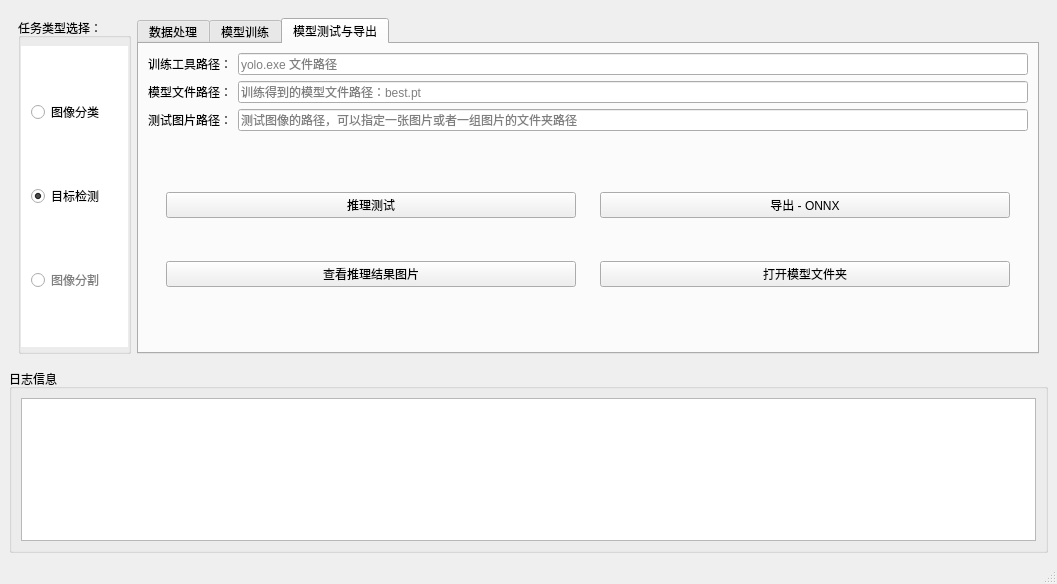
<?xml version="1.0" encoding="UTF-8"?>
<ui version="4.0">
 <class>MainWindow</class>
 <widget class="QMainWindow" name="MainWindow">
  <property name="geometry">
   <rect>
    <x>0</x>
    <y>0</y>
    <width>1057</width>
    <height>584</height>
   </rect>
  </property>
  <property name="windowTitle">
   <string>DLTrainer</string>
  </property>
  <property name="autoFillBackground">
   <bool>false</bool>
  </property>
  <property name="tabShape">
   <enum>QTabWidget::Rounded</enum>
  </property>
  <widget class="QWidget" name="centralwidget">
   <layout class="QVBoxLayout" name="verticalLayout">
    <item>
     <widget class="QWidget" name="widget_8" native="true">
      <layout class="QHBoxLayout" name="horizontalLayout_7">
       <item>
        <widget class="QGroupBox" name="groupBox_4">
         <property name="palette">
          <palette>
           <active>
            <colorrole role="WindowText">
             <brush brushstyle="SolidPattern">
              <color alpha="255">
               <red>0</red>
               <green>0</green>
               <blue>0</blue>
              </color>
             </brush>
            </colorrole>
            <colorrole role="Button">
             <brush brushstyle="SolidPattern">
              <color alpha="255">
               <red>255</red>
               <green>255</green>
               <blue>255</blue>
              </color>
             </brush>
            </colorrole>
            <colorrole role="Light">
             <brush brushstyle="SolidPattern">
              <color alpha="255">
               <red>255</red>
               <green>255</green>
               <blue>255</blue>
              </color>
             </brush>
            </colorrole>
            <colorrole role="Midlight">
             <brush brushstyle="SolidPattern">
              <color alpha="255">
               <red>255</red>
               <green>255</green>
               <blue>255</blue>
              </color>
             </brush>
            </colorrole>
            <colorrole role="Dark">
             <brush brushstyle="SolidPattern">
              <color alpha="255">
               <red>127</red>
               <green>127</green>
               <blue>127</blue>
              </color>
             </brush>
            </colorrole>
            <colorrole role="Mid">
             <brush brushstyle="SolidPattern">
              <color alpha="255">
               <red>170</red>
               <green>170</green>
               <blue>170</blue>
              </color>
             </brush>
            </colorrole>
            <colorrole role="Text">
             <brush brushstyle="SolidPattern">
              <color alpha="255">
               <red>0</red>
               <green>0</green>
               <blue>0</blue>
              </color>
             </brush>
            </colorrole>
            <colorrole role="BrightText">
             <brush brushstyle="SolidPattern">
              <color alpha="255">
               <red>255</red>
               <green>255</green>
               <blue>255</blue>
              </color>
             </brush>
            </colorrole>
            <colorrole role="ButtonText">
             <brush brushstyle="SolidPattern">
              <color alpha="255">
               <red>0</red>
               <green>0</green>
               <blue>0</blue>
              </color>
             </brush>
            </colorrole>
            <colorrole role="Base">
             <brush brushstyle="SolidPattern">
              <color alpha="255">
               <red>255</red>
               <green>255</green>
               <blue>255</blue>
              </color>
             </brush>
            </colorrole>
            <colorrole role="Window">
             <brush brushstyle="SolidPattern">
              <color alpha="255">
               <red>255</red>
               <green>255</green>
               <blue>255</blue>
              </color>
             </brush>
            </colorrole>
            <colorrole role="Shadow">
             <brush brushstyle="SolidPattern">
              <color alpha="255">
               <red>0</red>
               <green>0</green>
               <blue>0</blue>
              </color>
             </brush>
            </colorrole>
            <colorrole role="AlternateBase">
             <brush brushstyle="SolidPattern">
              <color alpha="255">
               <red>255</red>
               <green>255</green>
               <blue>255</blue>
              </color>
             </brush>
            </colorrole>
            <colorrole role="ToolTipBase">
             <brush brushstyle="SolidPattern">
              <color alpha="255">
               <red>255</red>
               <green>255</green>
               <blue>220</blue>
              </color>
             </brush>
            </colorrole>
            <colorrole role="ToolTipText">
             <brush brushstyle="SolidPattern">
              <color alpha="255">
               <red>0</red>
               <green>0</green>
               <blue>0</blue>
              </color>
             </brush>
            </colorrole>
            <colorrole role="PlaceholderText">
             <brush brushstyle="SolidPattern">
              <color alpha="127">
               <red>0</red>
               <green>0</green>
               <blue>0</blue>
              </color>
             </brush>
            </colorrole>
           </active>
           <inactive>
            <colorrole role="WindowText">
             <brush brushstyle="SolidPattern">
              <color alpha="255">
               <red>0</red>
               <green>0</green>
               <blue>0</blue>
              </color>
             </brush>
            </colorrole>
            <colorrole role="Button">
             <brush brushstyle="SolidPattern">
              <color alpha="255">
               <red>255</red>
               <green>255</green>
               <blue>255</blue>
              </color>
             </brush>
            </colorrole>
            <colorrole role="Light">
             <brush brushstyle="SolidPattern">
              <color alpha="255">
               <red>255</red>
               <green>255</green>
               <blue>255</blue>
              </color>
             </brush>
            </colorrole>
            <colorrole role="Midlight">
             <brush brushstyle="SolidPattern">
              <color alpha="255">
               <red>255</red>
               <green>255</green>
               <blue>255</blue>
              </color>
             </brush>
            </colorrole>
            <colorrole role="Dark">
             <brush brushstyle="SolidPattern">
              <color alpha="255">
               <red>127</red>
               <green>127</green>
               <blue>127</blue>
              </color>
             </brush>
            </colorrole>
            <colorrole role="Mid">
             <brush brushstyle="SolidPattern">
              <color alpha="255">
               <red>170</red>
               <green>170</green>
               <blue>170</blue>
              </color>
             </brush>
            </colorrole>
            <colorrole role="Text">
             <brush brushstyle="SolidPattern">
              <color alpha="255">
               <red>0</red>
               <green>0</green>
               <blue>0</blue>
              </color>
             </brush>
            </colorrole>
            <colorrole role="BrightText">
             <brush brushstyle="SolidPattern">
              <color alpha="255">
               <red>255</red>
               <green>255</green>
               <blue>255</blue>
              </color>
             </brush>
            </colorrole>
            <colorrole role="ButtonText">
             <brush brushstyle="SolidPattern">
              <color alpha="255">
               <red>0</red>
               <green>0</green>
               <blue>0</blue>
              </color>
             </brush>
            </colorrole>
            <colorrole role="Base">
             <brush brushstyle="SolidPattern">
              <color alpha="255">
               <red>255</red>
               <green>255</green>
               <blue>255</blue>
              </color>
             </brush>
            </colorrole>
            <colorrole role="Window">
             <brush brushstyle="SolidPattern">
              <color alpha="255">
               <red>255</red>
               <green>255</green>
               <blue>255</blue>
              </color>
             </brush>
            </colorrole>
            <colorrole role="Shadow">
             <brush brushstyle="SolidPattern">
              <color alpha="255">
               <red>0</red>
               <green>0</green>
               <blue>0</blue>
              </color>
             </brush>
            </colorrole>
            <colorrole role="AlternateBase">
             <brush brushstyle="SolidPattern">
              <color alpha="255">
               <red>255</red>
               <green>255</green>
               <blue>255</blue>
              </color>
             </brush>
            </colorrole>
            <colorrole role="ToolTipBase">
             <brush brushstyle="SolidPattern">
              <color alpha="255">
               <red>255</red>
               <green>255</green>
               <blue>220</blue>
              </color>
             </brush>
            </colorrole>
            <colorrole role="ToolTipText">
             <brush brushstyle="SolidPattern">
              <color alpha="255">
               <red>0</red>
               <green>0</green>
               <blue>0</blue>
              </color>
             </brush>
            </colorrole>
            <colorrole role="PlaceholderText">
             <brush brushstyle="SolidPattern">
              <color alpha="127">
               <red>0</red>
               <green>0</green>
               <blue>0</blue>
              </color>
             </brush>
            </colorrole>
           </inactive>
           <disabled>
            <colorrole role="WindowText">
             <brush brushstyle="SolidPattern">
              <color alpha="255">
               <red>127</red>
               <green>127</green>
               <blue>127</blue>
              </color>
             </brush>
            </colorrole>
            <colorrole role="Button">
             <brush brushstyle="SolidPattern">
              <color alpha="255">
               <red>255</red>
               <green>255</green>
               <blue>255</blue>
              </color>
             </brush>
            </colorrole>
            <colorrole role="Light">
             <brush brushstyle="SolidPattern">
              <color alpha="255">
               <red>255</red>
               <green>255</green>
               <blue>255</blue>
              </color>
             </brush>
            </colorrole>
            <colorrole role="Midlight">
             <brush brushstyle="SolidPattern">
              <color alpha="255">
               <red>255</red>
               <green>255</green>
               <blue>255</blue>
              </color>
             </brush>
            </colorrole>
            <colorrole role="Dark">
             <brush brushstyle="SolidPattern">
              <color alpha="255">
               <red>127</red>
               <green>127</green>
               <blue>127</blue>
              </color>
             </brush>
            </colorrole>
            <colorrole role="Mid">
             <brush brushstyle="SolidPattern">
              <color alpha="255">
               <red>170</red>
               <green>170</green>
               <blue>170</blue>
              </color>
             </brush>
            </colorrole>
            <colorrole role="Text">
             <brush brushstyle="SolidPattern">
              <color alpha="255">
               <red>127</red>
               <green>127</green>
               <blue>127</blue>
              </color>
             </brush>
            </colorrole>
            <colorrole role="BrightText">
             <brush brushstyle="SolidPattern">
              <color alpha="255">
               <red>255</red>
               <green>255</green>
               <blue>255</blue>
              </color>
             </brush>
            </colorrole>
            <colorrole role="ButtonText">
             <brush brushstyle="SolidPattern">
              <color alpha="255">
               <red>127</red>
               <green>127</green>
               <blue>127</blue>
              </color>
             </brush>
            </colorrole>
            <colorrole role="Base">
             <brush brushstyle="SolidPattern">
              <color alpha="255">
               <red>255</red>
               <green>255</green>
               <blue>255</blue>
              </color>
             </brush>
            </colorrole>
            <colorrole role="Window">
             <brush brushstyle="SolidPattern">
              <color alpha="255">
               <red>255</red>
               <green>255</green>
               <blue>255</blue>
              </color>
             </brush>
            </colorrole>
            <colorrole role="Shadow">
             <brush brushstyle="SolidPattern">
              <color alpha="255">
               <red>0</red>
               <green>0</green>
               <blue>0</blue>
              </color>
             </brush>
            </colorrole>
            <colorrole role="AlternateBase">
             <brush brushstyle="SolidPattern">
              <color alpha="255">
               <red>255</red>
               <green>255</green>
               <blue>255</blue>
              </color>
             </brush>
            </colorrole>
            <colorrole role="ToolTipBase">
             <brush brushstyle="SolidPattern">
              <color alpha="255">
               <red>255</red>
               <green>255</green>
               <blue>220</blue>
              </color>
             </brush>
            </colorrole>
            <colorrole role="ToolTipText">
             <brush brushstyle="SolidPattern">
              <color alpha="255">
               <red>0</red>
               <green>0</green>
               <blue>0</blue>
              </color>
             </brush>
            </colorrole>
            <colorrole role="PlaceholderText">
             <brush brushstyle="SolidPattern">
              <color alpha="127">
               <red>127</red>
               <green>127</green>
               <blue>127</blue>
              </color>
             </brush>
            </colorrole>
           </disabled>
          </palette>
         </property>
         <property name="autoFillBackground">
          <bool>false</bool>
         </property>
         <property name="title">
          <string>任务类型选择：</string>
         </property>
         <layout class="QVBoxLayout" name="verticalLayout_11">
          <property name="leftMargin">
           <number>0</number>
          </property>
          <property name="topMargin">
           <number>8</number>
          </property>
          <property name="rightMargin">
           <number>0</number>
          </property>
          <property name="bottomMargin">
           <number>4</number>
          </property>
          <item>
           <widget class="QWidget" name="widget_12" native="true">
            <property name="autoFillBackground">
             <bool>true</bool>
            </property>
            <layout class="QVBoxLayout" name="verticalLayout_5">
             <property name="leftMargin">
              <number>10</number>
             </property>
             <property name="topMargin">
              <number>0</number>
             </property>
             <property name="bottomMargin">
              <number>0</number>
             </property>
             <item>
              <widget class="QRadioButton" name="rb_clas_prj">
               <property name="text">
                <string>图像分类</string>
               </property>
               <property name="checked">
                <bool>false</bool>
               </property>
              </widget>
             </item>
             <item>
              <widget class="QRadioButton" name="rb_det_prj">
               <property name="text">
                <string>目标检测</string>
               </property>
               <property name="checked">
                <bool>true</bool>
               </property>
              </widget>
             </item>
             <item>
              <widget class="QRadioButton" name="rb_seg_prj">
               <property name="enabled">
                <bool>false</bool>
               </property>
               <property name="text">
                <string>图像分割</string>
               </property>
               <property name="checkable">
                <bool>true</bool>
               </property>
              </widget>
             </item>
            </layout>
           </widget>
          </item>
         </layout>
        </widget>
       </item>
       <item>
        <widget class="QTabWidget" name="tabWidget_2">
         <property name="autoFillBackground">
          <bool>false</bool>
         </property>
         <property name="currentIndex">
          <number>2</number>
         </property>
         <widget class="QWidget" name="tab_3">
          <attribute name="title">
           <string>数据处理</string>
          </attribute>
          <layout class="QVBoxLayout" name="verticalLayout_6">
           <item>
            <layout class="QGridLayout" name="gridLayout">
             <item row="2" column="2">
              <widget class="QLineEdit" name="le_orgimg_pth">
               <property name="placeholderText">
                <string>原始图像的文件夹，标注产生的json文件也会保存在该路径下</string>
               </property>
              </widget>
             </item>
             <item row="3" column="2">
              <widget class="QLineEdit" name="le_clas_names">
               <property name="placeholderText">
                <string>class1,class2,class3,... ...  （注意使用英文逗号分隔）</string>
               </property>
              </widget>
             </item>
             <item row="1" column="2">
              <widget class="QLineEdit" name="le_labelme_pth">
               <property name="placeholderText">
                <string>labelme.exe 文件路径</string>
               </property>
              </widget>
             </item>
             <item row="2" column="0">
              <widget class="QLabel" name="label_3">
               <property name="text">
                <string>原始图像路径：</string>
               </property>
              </widget>
             </item>
             <item row="3" column="0">
              <widget class="QLabel" name="label_4">
               <property name="text">
                <string>对象类别名称：</string>
               </property>
              </widget>
             </item>
             <item row="4" column="2">
              <widget class="QDoubleSpinBox" name="dsb_train_data_percent">
               <property name="decimals">
                <number>2</number>
               </property>
               <property name="maximum">
                <double>1.000000000000000</double>
               </property>
               <property name="singleStep">
                <double>0.100000000000000</double>
               </property>
               <property name="value">
                <double>0.800000000000000</double>
               </property>
              </widget>
             </item>
             <item row="1" column="0">
              <widget class="QLabel" name="label_2">
               <property name="autoFillBackground">
                <bool>false</bool>
               </property>
               <property name="text">
                <string>标注工具路径：</string>
               </property>
              </widget>
             </item>
             <item row="4" column="0">
              <widget class="QLabel" name="label_8">
               <property name="text">
                <string>训练集占比：</string>
               </property>
              </widget>
             </item>
             <item row="5" column="2">
              <widget class="QLabel" name="label_10">
               <property name="text">
                <string>将全部图片切分为训练集和测试集，该占比用于确定训练图片数量，如果图片很多时可以适量降低该比例</string>
               </property>
              </widget>
             </item>
            </layout>
           </item>
           <item>
            <widget class="QWidget" name="widget_2" native="true">
             <layout class="QHBoxLayout" name="horizontalLayout_6">
              <item>
               <widget class="QPushButton" name="btn_label">
                <property name="text">
                 <string>数据标注</string>
                </property>
               </widget>
              </item>
              <item>
               <widget class="QPushButton" name="btn_split">
                <property name="text">
                 <string>数据切分</string>
                </property>
               </widget>
              </item>
             </layout>
            </widget>
           </item>
          </layout>
         </widget>
         <widget class="QWidget" name="tab_4">
          <attribute name="title">
           <string>模型训练</string>
          </attribute>
          <layout class="QVBoxLayout" name="verticalLayout_8">
           <item>
            <widget class="QWidget" name="widget_4" native="true">
             <layout class="QHBoxLayout" name="horizontalLayout_8">
              <item>
               <widget class="QGroupBox" name="groupBox_2">
                <property name="title">
                 <string>环境配置</string>
                </property>
                <layout class="QVBoxLayout" name="verticalLayout_2">
                 <item>
                  <layout class="QGridLayout" name="gridLayout_4">
                   <item row="3" column="0">
                    <widget class="QLabel" name="label_12">
                     <property name="text">
                      <string>配置模板文件：</string>
                     </property>
                    </widget>
                   </item>
                   <item row="3" column="2">
                    <widget class="QLineEdit" name="le_temp_cfg_pth">
                     <property name="placeholderText">
                      <string>config模板文件，基于模板文件做修改</string>
                     </property>
                    </widget>
                   </item>
                   <item row="1" column="2">
                    <widget class="QLineEdit" name="le_train_tool_pth">
                     <property name="placeholderText">
                      <string>yolo.exe 文件路径</string>
                     </property>
                    </widget>
                   </item>
                   <item row="2" column="0">
                    <widget class="QLabel" name="label_11">
                     <property name="text">
                      <string>预训练模型文件：</string>
                     </property>
                    </widget>
                   </item>
                   <item row="1" column="0">
                    <widget class="QLabel" name="label_13">
                     <property name="text">
                      <string>训练工具路径：</string>
                     </property>
                    </widget>
                   </item>
                   <item row="2" column="2">
                    <widget class="QLineEdit" name="le_pretrained_dir">
                     <property name="placeholderText">
                      <string>预训练模型文件夹路径，用于检索可使用的模型</string>
                     </property>
                    </widget>
                   </item>
                  </layout>
                 </item>
                 <item>
                  <widget class="QWidget" name="widget_7" native="true">
                   <layout class="QVBoxLayout" name="verticalLayout_10">
                    <item>
                     <widget class="QPushButton" name="btn_check_env">
                      <property name="text">
                       <string>执行环境测试</string>
                      </property>
                     </widget>
                    </item>
                   </layout>
                  </widget>
                 </item>
                </layout>
               </widget>
              </item>
              <item>
               <widget class="QGroupBox" name="groupBox_3">
                <property name="title">
                 <string>超参数配置</string>
                </property>
                <layout class="QVBoxLayout" name="verticalLayout_4">
                 <item>
                  <layout class="QGridLayout" name="gridLayout_2">
                   <item row="3" column="0">
                    <widget class="QLabel" name="label_6">
                     <property name="text">
                      <string>迭代轮次：</string>
                     </property>
                    </widget>
                   </item>
                   <item row="2" column="0">
                    <widget class="QLabel" name="label_5">
                     <property name="text">
                      <string>预训练模型文件：</string>
                     </property>
                    </widget>
                   </item>
                   <item row="2" column="2">
                    <widget class="QLabel" name="label_17">
                     <property name="text">
                      <string>图像尺寸：</string>
                     </property>
                    </widget>
                   </item>
                   <item row="1" column="0">
                    <widget class="QLabel" name="label_7">
                     <property name="text">
                      <string>数据集配置文件：</string>
                     </property>
                    </widget>
                   </item>
                   <item row="2" column="3">
                    <widget class="QLineEdit" name="le_imgsz">
                     <property name="placeholderText">
                      <string>默认:640 可根据项目调整，要求目标清晰可见</string>
                     </property>
                    </widget>
                   </item>
                   <item row="2" column="1">
                    <widget class="QComboBox" name="cb_pretrained_model_file">
                     <property name="placeholderText">
                      <string/>
                     </property>
                    </widget>
                   </item>
                   <item row="3" column="2">
                    <widget class="QLabel" name="label_18">
                     <property name="text">
                      <string>批量个数：</string>
                     </property>
                    </widget>
                   </item>
                   <item row="1" column="1">
                    <widget class="QLineEdit" name="le_dataset_cfg_pth">
                     <property name="placeholderText">
                      <string>前一步数据集划分后，所产生的配置文件 yaml</string>
                     </property>
                    </widget>
                   </item>
                   <item row="1" column="2">
                    <widget class="QLabel" name="label_16">
                     <property name="text">
                      <string>学习率：</string>
                     </property>
                    </widget>
                   </item>
                   <item row="3" column="1">
                    <widget class="QSpinBox" name="sb_epochs">
                     <property name="maximum">
                      <number>3000</number>
                     </property>
                     <property name="value">
                      <number>100</number>
                     </property>
                    </widget>
                   </item>
                   <item row="3" column="3">
                    <widget class="QSpinBox" name="sb_batch_size">
                     <property name="minimum">
                      <number>2</number>
                     </property>
                     <property name="maximum">
                      <number>64</number>
                     </property>
                     <property name="value">
                      <number>8</number>
                     </property>
                    </widget>
                   </item>
                   <item row="1" column="3">
                    <widget class="QLineEdit" name="le_learning_rate">
                     <property name="placeholderText">
                      <string>默认:0.01 观察训练过程，若数据波动大，则适当降低学习率</string>
                     </property>
                    </widget>
                   </item>
                  </layout>
                 </item>
                 <item>
                  <widget class="QWidget" name="widget" native="true">
                   <layout class="QHBoxLayout" name="horizontalLayout_5">
                    <item>
                     <widget class="QPushButton" name="btn_save_cfg">
                      <property name="text">
                       <string>保存配置文件</string>
                      </property>
                     </widget>
                    </item>
                    <item>
                     <widget class="QPushButton" name="btn_open_cfg">
                      <property name="text">
                       <string>直接编辑配置文件</string>
                      </property>
                     </widget>
                    </item>
                   </layout>
                  </widget>
                 </item>
                </layout>
               </widget>
              </item>
             </layout>
            </widget>
           </item>
           <item>
            <widget class="QWidget" name="widget_5" native="true">
             <layout class="QHBoxLayout" name="horizontalLayout_3">
              <property name="spacing">
               <number>33</number>
              </property>
              <item>
               <widget class="QWidget" name="widget_3" native="true">
                <layout class="QVBoxLayout" name="verticalLayout_3">
                 <item>
                  <widget class="QPushButton" name="btn_train">
                   <property name="text">
                    <string>执行模型训练</string>
                   </property>
                  </widget>
                 </item>
                 <item>
                  <widget class="QPushButton" name="btn_stop_train">
                   <property name="enabled">
                    <bool>false</bool>
                   </property>
                   <property name="text">
                    <string>终止模型训练</string>
                   </property>
                  </widget>
                 </item>
                </layout>
               </widget>
              </item>
              <item>
               <widget class="QWidget" name="widget_6" native="true">
                <layout class="QVBoxLayout" name="verticalLayout_12">
                 <item>
                  <widget class="QPushButton" name="btn_show_train_info">
                   <property name="text">
                    <string>训练过程可视化</string>
                   </property>
                   <property name="checkable">
                    <bool>false</bool>
                   </property>
                  </widget>
                 </item>
                 <item>
                  <widget class="QPushButton" name="btn_stop_show_train">
                   <property name="enabled">
                    <bool>false</bool>
                   </property>
                   <property name="text">
                    <string>终止训练过程可视化</string>
                   </property>
                   <property name="checkable">
                    <bool>false</bool>
                   </property>
                  </widget>
                 </item>
                </layout>
               </widget>
              </item>
             </layout>
            </widget>
           </item>
          </layout>
         </widget>
         <widget class="QWidget" name="tab_5">
          <attribute name="title">
           <string>模型测试与导出</string>
          </attribute>
          <layout class="QVBoxLayout" name="verticalLayout_7">
           <item>
            <layout class="QGridLayout" name="gridLayout_6">
             <item row="1" column="2">
              <widget class="QLineEdit" name="le_used_model_path">
               <property name="placeholderText">
                <string>训练得到的模型文件路径：best.pt</string>
               </property>
              </widget>
             </item>
             <item row="2" column="0">
              <widget class="QLabel" name="label_25">
               <property name="text">
                <string>测试图片路径：</string>
               </property>
              </widget>
             </item>
             <item row="1" column="0">
              <widget class="QLabel" name="label_26">
               <property name="text">
                <string>模型文件路径：</string>
               </property>
              </widget>
             </item>
             <item row="0" column="0">
              <widget class="QLabel" name="label_30">
               <property name="text">
                <string>训练工具路径：</string>
               </property>
              </widget>
             </item>
             <item row="2" column="2">
              <widget class="QLineEdit" name="le_test_image_path">
               <property name="placeholderText">
                <string>测试图像的路径，可以指定一张图片或者一组图片的文件夹路径</string>
               </property>
              </widget>
             </item>
             <item row="0" column="2">
              <widget class="QLineEdit" name="le_test_tool_pth">
               <property name="text">
                <string/>
               </property>
               <property name="placeholderText">
                <string>yolo.exe 文件路径</string>
               </property>
              </widget>
             </item>
            </layout>
           </item>
           <item>
            <widget class="QWidget" name="widget_9" native="true">
             <layout class="QHBoxLayout" name="horizontalLayout_4">
              <item>
               <widget class="QWidget" name="widget_10" native="true">
                <layout class="QVBoxLayout" name="verticalLayout_9">
                 <item>
                  <widget class="QPushButton" name="btn_inference">
                   <property name="text">
                    <string>推理测试</string>
                   </property>
                  </widget>
                 </item>
                 <item>
                  <widget class="QPushButton" name="btn_check_result">
                   <property name="text">
                    <string>查看推理结果图片</string>
                   </property>
                  </widget>
                 </item>
                </layout>
               </widget>
              </item>
              <item>
               <widget class="QWidget" name="widget_11" native="true">
                <layout class="QVBoxLayout" name="verticalLayout_16">
                 <item>
                  <widget class="QPushButton" name="btn_export">
                   <property name="text">
                    <string>导出 - ONNX</string>
                   </property>
                  </widget>
                 </item>
                 <item>
                  <widget class="QPushButton" name="btn_open_model_dir">
                   <property name="text">
                    <string>打开模型文件夹</string>
                   </property>
                  </widget>
                 </item>
                </layout>
               </widget>
              </item>
             </layout>
            </widget>
           </item>
          </layout>
         </widget>
        </widget>
       </item>
      </layout>
     </widget>
    </item>
    <item>
     <widget class="QGroupBox" name="groupBox">
      <property name="title">
       <string>日志信息</string>
      </property>
      <layout class="QHBoxLayout" name="horizontalLayout">
       <item>
        <widget class="QTextEdit" name="textEdit"/>
       </item>
      </layout>
     </widget>
    </item>
   </layout>
  </widget>
  <widget class="QStatusBar" name="statusbar"/>
 </widget>
 <resources/>
 <connections/>
</ui>
